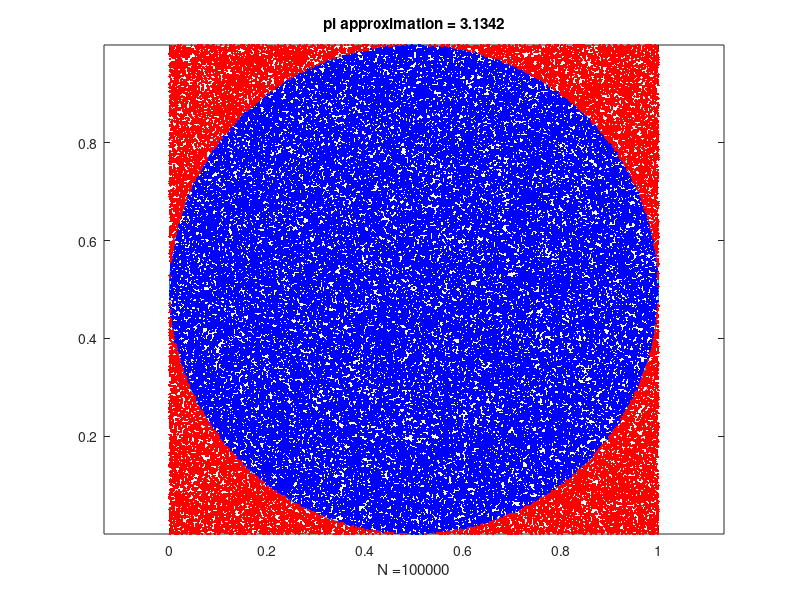

Write MATLAB code to recreate this figure.
% Katharismos Istorikou
close all; clear all; 

% arithmos ton simeiwn
N=100000;
% dimiourgia simion
x=rand(1,N);
y=rand(size(x));
%x(5)=0.5;
%y(5)=0;
%ta grammika dianismata
theta=linspace(0,2*pi);
%pou aforoun ton kyklo
xc=0.5*cos(theta)+0.5;
yc=0.5*sin(theta)+0.5;
%an aniki ston kyklo
in = inpolygon(x,y,xc,yc);
%prostithentai sto synolo s
s=sum(in);
%ypologismos p
P=4*s/N;
%P=3.141592653589793;

%ftiaxnetai to plot
%otan einai mesa ston kyklo einai mple allios kokkina
plot(xc,yc,x(in),y(in),'.b',x(~in),y(~in),'.r')
%ston kyklo bazoume thn proseggisi tou p
h=title({['pi approximation = ',num2str(P)]});
%emfanizoume to N
xlabel(['N =',num2str(N)])
axis equal
%ektyponoume ta noumera
disp([P,abs(P-pi)])
disp(['N = ',num2str(N)])